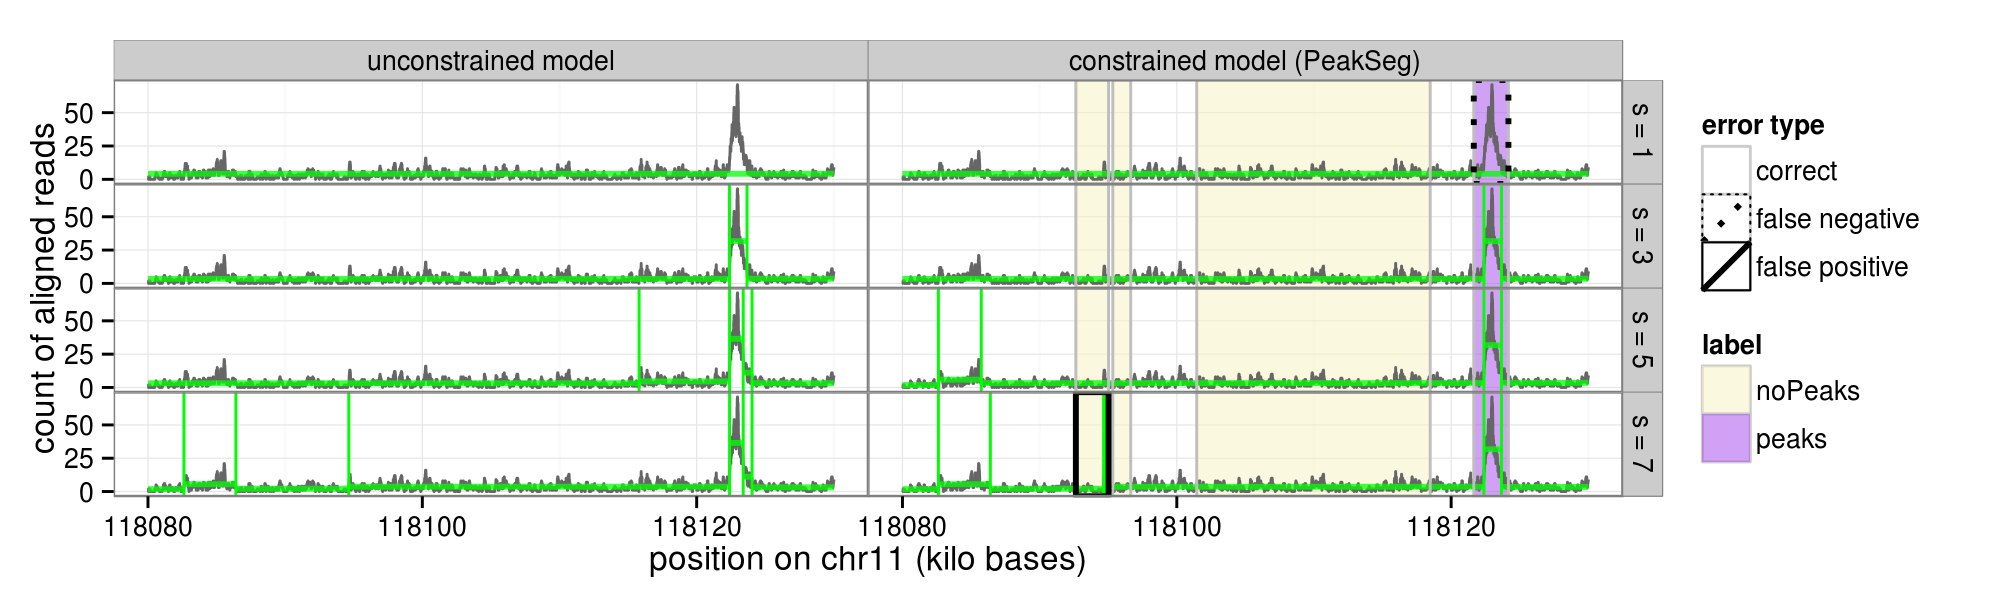

Source code (R):
works_with_R("3.1.1", 
             "tdhock/PeakError@d9196abd9ba51ad1b8f165d49870039593b94732",
             "tdhock/PeakSegDP@5bcee97f494dcbc01a69e0fe178863564e9985bc",
             "tdhock/ggplot2@aac38b6c48c016c88123208d497d896864e74bd7",
             Segmentor3IsBack="1.8")

data(chr11ChIPseq)

sample.id <- "McGill0322"
coverage.list <- split(chr11ChIPseq$coverage, chr11ChIPseq$coverage$sample.id)
compressed <- coverage.list[[sample.id]]
compressed$bases <- with(compressed, chromEnd-chromStart)
count <- with(compressed, rep(count, bases))
base <- with(compressed, (chromStart[1]+1):chromEnd[length(chromEnd)])
counts <- data.frame(base, count)

max.segments <- 7
maxPeaks <- as.integer((max.segments-1)/2)
fit <- Segmentor(count, Kmax=max.segments)
Segmentor.segs <- NULL
Segmentor.breaks <- NULL
for(model.i in seq(1, max.segments, by=2)){
  peaks <- (model.i-1)/2
  last.i <- fit@breaks[model.i, 1:model.i]
  break.after <- last.i[-model.i]
  first.i <- c(1, break.after+1)
  param <- fit@parameters[model.i, 1:model.i]
  for(segment.i in seq_along(first.i)){
    from <- first.i[[segment.i]]
    to <- last.i[[segment.i]]
    seg.mean <- param[[segment.i]]
    y <- count[from:to]
  }
  signs <- as.integer(sign(diff(param)))
  feasible <- all(cumsum(signs) %in% c(0,1))
  meta <-
    data.frame(peaks,
               feasible,
               segments=model.i)
  if(length(break.after)){
    Segmentor.breaks <- rbind(Segmentor.breaks, {
      data.frame(meta, chromEnd=base[break.after])
    })
  }
  Segmentor.segs <- rbind(Segmentor.segs, {
    data.frame(meta,
               chromStart=base[first.i],
               chromEnd=base[last.i],
               mean=param,
               row.names=NULL)
  })
}

dp.fit <- PeakSegDP(compressed, maxPeaks=maxPeaks)

cfac <- function(x)factor(x, c("unconstrained", "constrained"))
seg.cols <- c("segments", "chromStart", "chromEnd", "mean")
both.segs <-
  rbind(data.frame(Segmentor.segs[,seg.cols], model=cfac("unconstrained")),
        data.frame(dp.fit$segments[,seg.cols], model=cfac("constrained")))
break.cols <- c("segments", "chromEnd")
both.breaks <-
  rbind(data.frame(Segmentor.breaks[,break.cols], model=cfac("unconstrained")),
        data.frame(dp.fit$breaks[,break.cols], model=cfac("constrained")))

ann.colors <-
  c(noPeaks="#f6f4bf",
    peakStart="#ffafaf",
    peakEnd="#ff4c4c",
    peaks="#a445ee")

## Confront the PeakSegDP model with the annotated regions.
region.list <- split(chr11ChIPseq$regions, chr11ChIPseq$regions$sample.id)
regions <- region.list[[sample.id]]
error.list <- list()
for(peaks in names(dp.fit$peaks)){
  peak.df <- dp.fit$peaks[[peaks]]
  segments <- as.integer(peaks)*2 + 1
  error.list[[peaks]] <-
    data.frame(PeakErrorChrom(peak.df, regions),
               peaks, segments, model=cfac("constrained"))
}
error.regions <- do.call(rbind, error.list)

segs.regions <-
  ggplot()+
  geom_tallrect(aes(xmin=chromStart/1e3, xmax=chromEnd/1e3,
                    fill=annotation),
                data=error.regions, alpha=1/2)+
  scale_fill_manual("annotation", values=ann.colors, 
                    breaks=names(ann.colors))+
  scale_linetype_manual("error type", 
                        values=c(correct=0,
                          "false negative"=3,
                          "false positive"=1))+
  scale_y_continuous(breaks=seq(0, 50, by=25), minor_breaks=NULL)+
  scale_x_continuous("position on chr11 (kilo base pairs)",
                     breaks=seq(118080, 118120, by=20))+
  theme_bw()+
  theme(panel.margin=grid::unit(0, "cm"))+
  facet_grid(segments ~ model, scales="free", labeller=function(var, val){
    if(var=="model"){
      more <- ifelse(val=="constrained", " (PeakSeg)", "")
      paste0(val, " ", var, more)
    }else{
      paste("s =", val)
    }
  })+
  geom_step(aes(chromStart/1e3, count),
            data=compressed, color="grey40")+
  geom_segment(aes((chromStart-1/2)/1e3, mean,
                   xend=(chromEnd+1/2)/1e3, yend=mean),
               data=both.segs, color="green", alpha=3/4, size=1)+
  geom_vline(aes(xintercept=(chromEnd+1/2)/1e3),
             data=both.breaks,
             color="green")+
  ## geom_text(aes(118105, 60, label=sprintf("log Lik = %.1f", log.lik)),
  ##           data=lik)+
  geom_tallrect(aes(xmin=chromStart/1e3, xmax=chromEnd/1e3),
                data=error.regions,
                fill=NA, color="grey")+
  ylab("count of aligned reads")+
  geom_tallrect(aes(xmin=chromStart/1e3, xmax=chromEnd/1e3,
                    linetype=status),
                data=error.regions,
                fill=NA, color="black", size=1)

png("figure-Segmentor-PeakSeg.png",
    units="in", res=200, width=10, height=3)
print(segs.regions)
dev.off()
